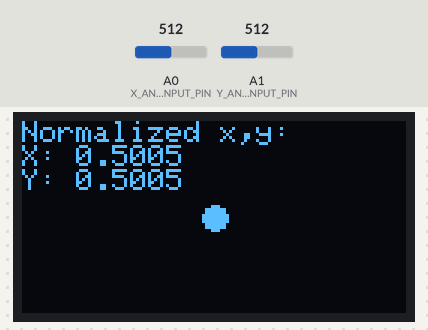
The sketch below on a simulated Arduino Uno, built with avr-gcc and run on an emulated ATmega328P. Shown: 128×64 one-colour display. Inputs (shaded band) come from the test bench; at power-on: A0 (X_ANALOG_INPUT_PIN) = 512, A1 (Y_ANALOG_INPUT_PIN) = 512. What the sketch prints to the serial monitor is not drawn.

Above: at 1.5 s.
1.6 s: A0 (X_ANALOG_INPUT_PIN) set to 716
At 1.9 s:
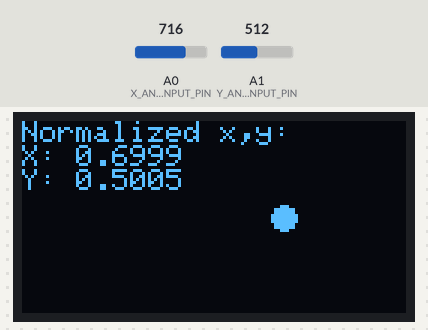
3.1 s: A1 (Y_ANALOG_INPUT_PIN) set to 716
At 4.0 s:
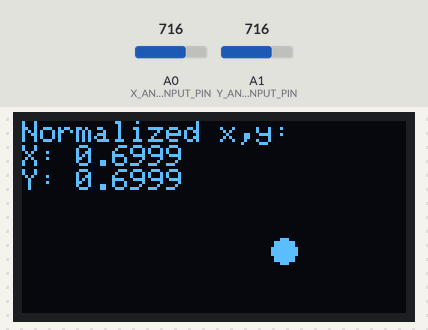
4.6 s: A0 (X_ANALOG_INPUT_PIN) set to 900
At 5.5 s:
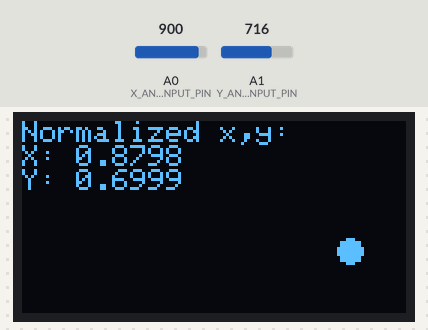
6.1 s: A1 (Y_ANALOG_INPUT_PIN) set to 900
At 7.3 s:
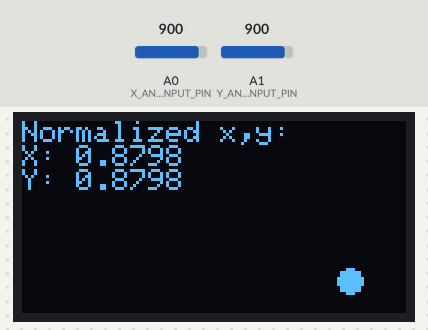
7.6 s: A0 (X_ANALOG_INPUT_PIN) set to 1023
At 8.8 s:
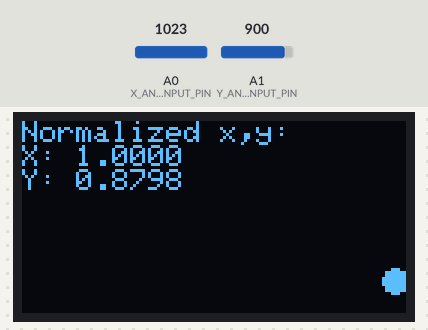
9.1 s: A1 (Y_ANALOG_INPUT_PIN) set to 1023
At 9.9 s:
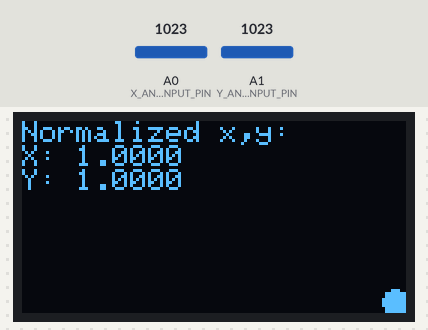
Timing chart, 0 to 11.6 s (numbered marks = the images above; inputs shaded):
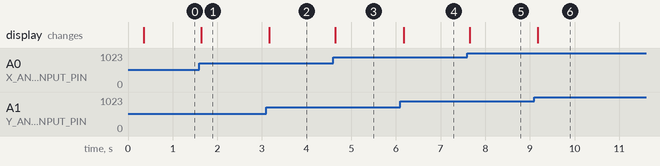

The sketch:

XYAnalogOutOLED.ino
```cpp
/**
 *  Read in two analog inputs, translate them to X,Y float positions
 *  between [0, 1] inclusive, and send over Serial. Also show the x,y
 *  location on the OLED screen.
 *
 *  Adafruit Gfx Library:
 *  https://learn.adafruit.com/adafruit-gfx-graphics-library/overview
 *
 *  Adafruit OLED tutorials:
 *  https://learn.adafruit.com/monochrome-oled-breakouts
 *
 *  By Jon E. Froehlich
 *  @jonfroehlich
 *  http://makeabilitylab.io
 *
 */

#include <Wire.h>
#include <SPI.h>

// For graphics libraries
#include <Adafruit_GFX.h>
#include <Adafruit_SSD1306.h>

#define SCREEN_WIDTH 128 // OLED display width, in pixels
#define SCREEN_HEIGHT 64 // OLED display height, in pixels

// Declaration for an SSD1306 display connected to I2C (SDA, SCL pins)
#define OLED_RESET     4 // Reset pin # (or -1 if sharing Arduino reset pin)
Adafruit_SSD1306 _display(SCREEN_WIDTH, SCREEN_HEIGHT, &Wire, OLED_RESET);

const int DELAY_LOOP_MS = 10;
const int X_ANALOG_INPUT_PIN = A0;
const int Y_ANALOG_INPUT_PIN = A1;

// On the Arduino Uno/Leonardo, there is a 10-bit ADC so the
// maximum analog value is 1023. On other microcontrollers, like the ESP32,
// there is a 12-bit ADC, so the maximum analog value is 4095
const int MAX_ANALOG_VAL = 1023;

float _x;
float _y;
int _radius = 4;

const long BAUD_RATE = 115200;
void setup() {

  Serial.begin(BAUD_RATE);

  // SSD1306_SWITCHCAPVCC = generate display voltage from 3.3V internally
  if (!_display.begin(SSD1306_SWITCHCAPVCC, 0x3D)) { // Address 0x3D for 128x64
    Serial.println(F("SSD1306 allocation failed"));
    for (;;); // Don't proceed, loop forever
  }

  // Clear the buffer
  _display.clearDisplay();
  _display.setTextSize(1);
  _display.setTextColor(WHITE, BLACK);
  _display.setCursor(0, 0);
  _display.println("Screen initialized!");
  _display.println("\n");
  _display.print("Baud rate:");
  _display.print(BAUD_RATE);
  _display.print(" bps");
  _display.display();
  delay(250);

  _x = _display.width() / 2;
  _y = _display.height() / 2;
}

void loop() {

  // Clear display, prepare for next render
  _display.clearDisplay();

  // Read the analog values
  int xAnalogVal = analogRead(X_ANALOG_INPUT_PIN);
  int yAnalogVal = analogRead(Y_ANALOG_INPUT_PIN);

  // Calculate normalized x,y location
  _x = xAnalogVal / (float)MAX_ANALOG_VAL;
  _y = yAnalogVal / (float)MAX_ANALOG_VAL;

  // Set new circle location based on accel
  int xBall = _radius + _x * (_display.width() - 2 * _radius);
  int yBall = _radius + _y * (_display.height() - 2 * _radius);

  // Display this normalized location to screen
  _display.setCursor(0, 0);
  _display.println("Normalized x,y:");
  _display.print("X: ");
  _display.println(_x, 4);
  _display.print("Y: ");
  _display.print(_y, 4);

  _display.fillCircle(xBall, yBall, _radius, SSD1306_WHITE);

  // Render buffer to screen
  _display.display();

  // Transmit over serial
  Serial.print(_x, 4);
  Serial.print(", ");
  Serial.println(_y, 4);

  if(DELAY_LOOP_MS > 0){
    delay(DELAY_LOOP_MS);
  }
}
```

Measured:
- after the input at 1.6 s, the display: changes at once (image 1)
- after the input at 3.1 s, the display: changes after 0.07 s (image 2)
- after the input at 4.6 s, the display: changes after 0.05 s (image 3)
- after the input at 6.1 s, the display: changes after 0.07 s (image 4)
- after the input at 7.6 s, the display: changes after 0.05 s (image 5)
- after the input at 9.1 s, the display: changes after 0.07 s (image 6)
